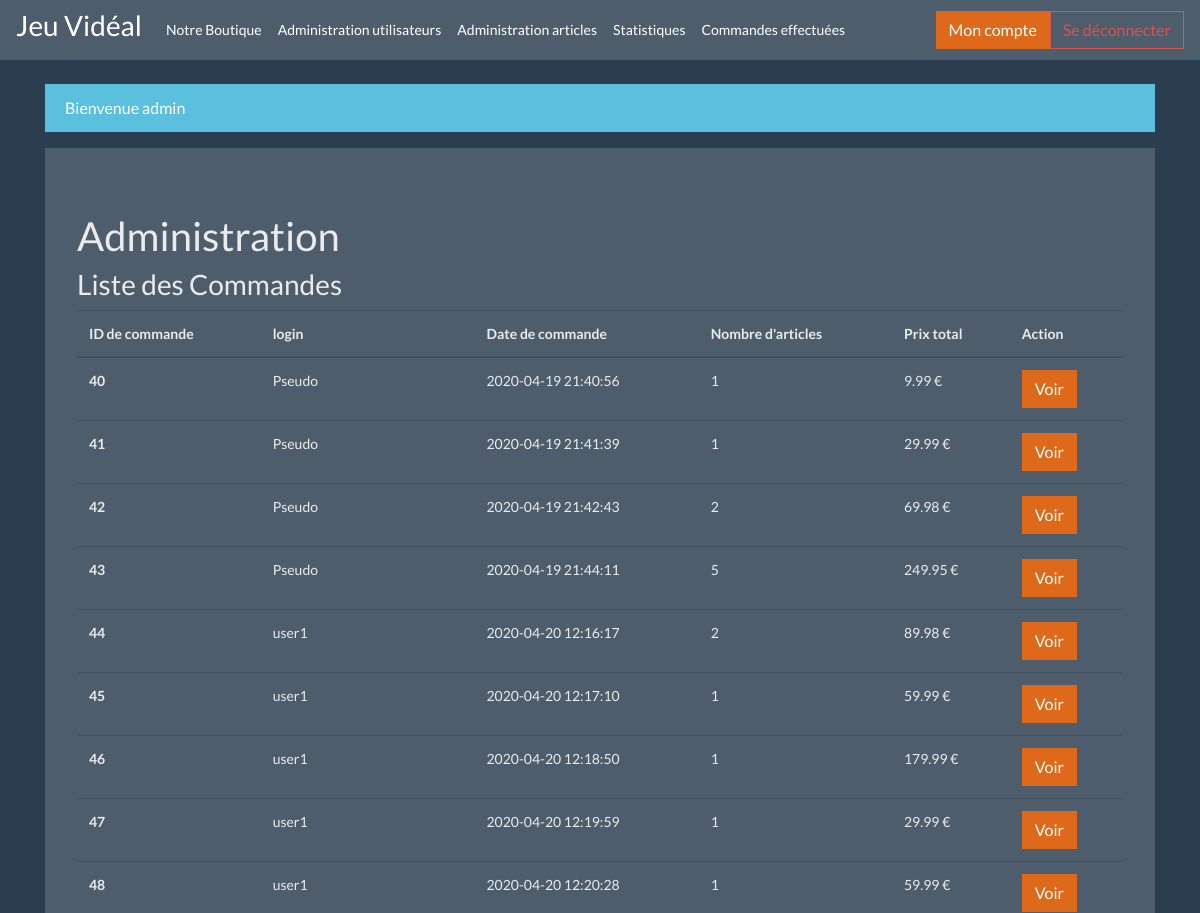
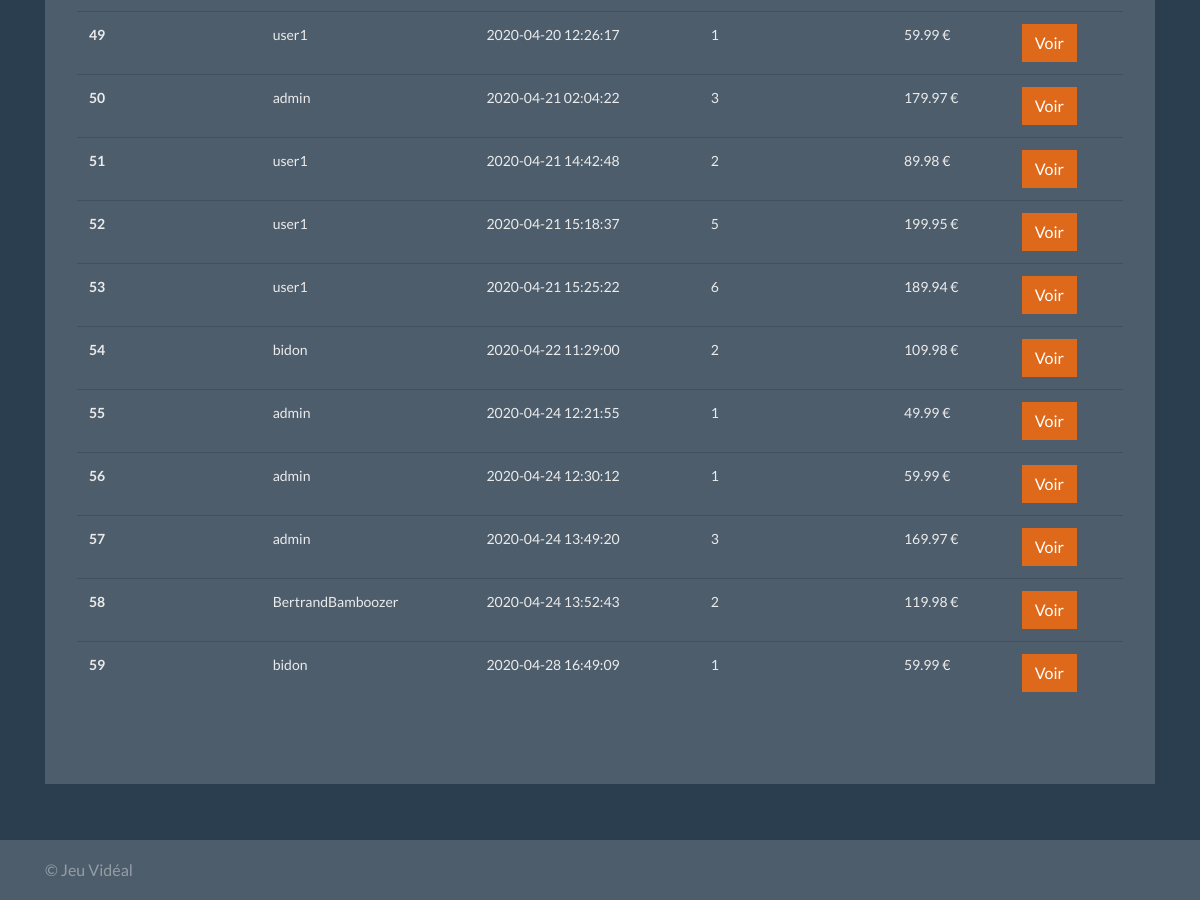
Page /admin_commande (signed in) on the committed database (2 pictures, top to bottom).
### tables this page shows
CREATE TABLE `commande` (
  `ID` int(11) NOT NULL AUTO_INCREMENT,
  `utilisateurID` int(11) DEFAULT NULL,
  `statutCommandeID` int(11) DEFAULT NULL,
  `total` decimal(9,2) DEFAULT '0.00',
  `date` timestamp NULL DEFAULT NULL,
  PRIMARY KEY (`ID`),
  KEY `utilisateurID` (`utilisateurID`),
  KEY `statutCommandeID` (`statutCommandeID`),
  CONSTRAINT `commande_ibfk_1` FOREIGN KEY (`utilisateurID`) REFERENCES `utilisateur` (`id`),
  CONSTRAINT `commande_ibfk_2` FOREIGN KEY (`statutCommandeID`) REFERENCES `statut_commande` (`ID`)
);

CREATE TABLE `utilisateur` (
  `ID` int(11) NOT NULL AUTO_INCREMENT,
  `login` varchar(25) NOT NULL,
  `nom` varchar(50) DEFAULT NULL,
  `prenom` varchar(50) DEFAULT NULL,
  `mail` varchar(50) DEFAULT NULL,
  `roleID` int(11) DEFAULT NULL,
  `password` varchar(255) DEFAULT NULL,
  `actif` tinyint(1) DEFAULT '1',
  PRIMARY KEY (`ID`),
  KEY `roleID` (`roleID`),
  CONSTRAINT `utilisateur_ibfk_1` FOREIGN KEY (`roleID`) REFERENCES `role` (`id`)
);

### models/db.php (called while the page is built)
<?php
function getDB() {
    try
    {
        $bdd = new PDO('mysql:host=localhost;dbname=jeux_video_store;charset=utf8', ''.BDD_LOGIN.'', ''.BDD_MDP.'', array(PDO::ATTR_ERRMODE => PDO::ERRMODE_EXCEPTION));
        return $bdd;
    }
    catch (Exception $e)
    {
        die('Erreur : ' . $e->getMessage());
    }
}

### models/book.php (called while the page is built, shortened)
<?php
require_once 'models/db.php';
function getAllBooks()
{
    $reponse = getDB()->query('SELECT u.login AS login, c.ID AS commandeID, c.total AS total, c.date AS commandeDate, COUNT(cp.ID) as countProduit
    FROM utilisateur AS u
    JOIN commande AS c
    ON u.ID = c.utilisateurID
    JOIN commande_produit AS cp
    ON cp.commandeID = c.ID
    GROUP BY c.ID');
    $commandes = $reponse->fetchAll();
    return $commandes;
}
?>

### views/admin_commandes.php (the view, shortened to what this page needs)
<h3>Liste des Commandes</h3>
<table class="table">
  <thead>
    <tr>
      <th scope="col">ID de commande</th>
      <th scope="col">login</th>
      <th scope="col">Date de commande</th>
      <th scope="col">Nombre d'articles</th>
      <th scope="col">Prix total</th>
      <th scope="col">Action</th>
    </tr>
  </thead>
  <tbody>
<?php foreach($commandes as $commande):?>
    <tr>
      <th scope="row"><?= $commande['commandeID'] ?></th>
      <td><?= $commande['login'] ?></td>
      <td><?= $commande['commandeDate'] ?></td>
      <td><?= $commande['countProduit'] ?></td>
      <td><?= $commande['total'] ?> €</td>
      <td>
          <a href="<?=ROOT_PATH?>admin_commande/<?= $commande['commandeID']?>" class="btn btn-primary">Voir</a>
      </td>
    </tr>
<?php endforeach ?>
  </tbody>
</table>
<?php
include('includes/template.php');
?>

### public/css/sticky-footer-navbar.css (style rules this page uses)
html { position: relative; min-height: 100%; }
body { margin-bottom: 60px; }

### rows in the picture
commande: ID "40", utilisateurID.login "Pseudo", date "2020-04-19 21:40:56", countProduit "1", total "9.99"
commande: ID "41", utilisateurID.login "Pseudo", date "2020-04-19 21:41:39", countProduit "1", total "29.99"
commande: ID "42", utilisateurID.login "Pseudo", date "2020-04-19 21:42:43", countProduit "2", total "69.98"
commande: ID "43", utilisateurID.login "Pseudo", date "2020-04-19 21:44:11", countProduit "5", total "249.95"
commande: ID "44", utilisateurID.login "user1", date "2020-04-20 12:16:17", countProduit "2", total "89.98"
commande: ID "45", utilisateurID.login "user1", date "2020-04-20 12:17:10", countProduit "1", total "59.99"
commande: ID "46", utilisateurID.login "user1", date "2020-04-20 12:18:50", countProduit "1", total "179.99"
commande: ID "47", utilisateurID.login "user1", date "2020-04-20 12:19:59", countProduit "1", total "29.99"
commande: ID "48", utilisateurID.login "user1", date "2020-04-20 12:20:28", countProduit "1", total "59.99"
commande: ID "49", utilisateurID.login "user1", date "2020-04-20 12:26:17", countProduit "1", total "59.99"
commande: ID "50", utilisateurID.login "admin", date "2020-04-21 02:04:22", countProduit "3", total "179.97"
commande: ID "51", utilisateurID.login "user1", date "2020-04-21 14:42:48", countProduit "2", total "89.98"
commande: ID "52", utilisateurID.login "user1", date "2020-04-21 15:18:37", countProduit "5", total "199.95"
commande: ID "53", utilisateurID.login "user1", date "2020-04-21 15:25:22", countProduit "6", total "189.94"
commande: ID "54", utilisateurID.login "bidon", date "2020-04-22 11:29:00", countProduit "2", total "109.98"
commande: ID "55", utilisateurID.login "admin", date "2020-04-24 12:21:55", countProduit "1", total "49.99"
commande: ID "56", utilisateurID.login "admin", date "2020-04-24 12:30:12", countProduit "1", total "59.99"
commande: ID "57", utilisateurID.login "admin", date "2020-04-24 13:49:20", countProduit "3", total "169.97"
commande: ID "58", utilisateurID.login "BertrandBamboozer", date "2020-04-24 13:52:43", countProduit "2", total "119.98"
commande: ID "59", utilisateurID.login "bidon", date "2020-04-28 16:49:09", countProduit "1", total "59.99"

### other values in the picture
$_SESSION['message'] "Bienvenue admin"
$title "Administration"
